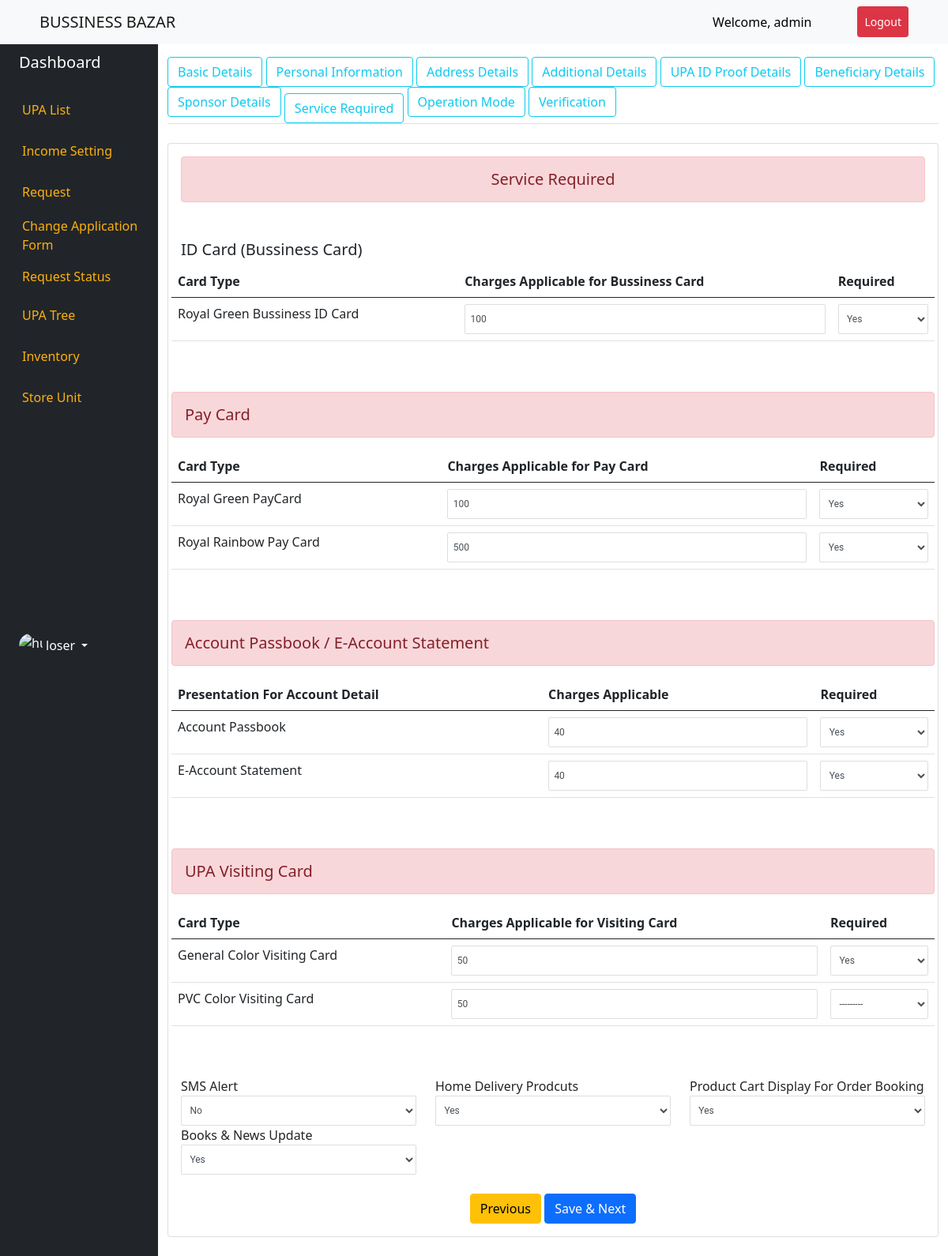
Page /service_required/1/ (signed in) on the committed database.
### upa/models.py (models this page shows, shortened)
class ServiceRequired(models.Model):
    SERVICE_REQUIRED = (
        ('Yes','Yes'),
        ('No','No'),
    )
    user = models.OneToOneField(Profile,on_delete=models.CASCADE,blank=True, null=True,related_name="service_requireds")
    royal_green_card = models.CharField(max_length=10,choices=SERVICE_REQUIRED,blank=True, null=True)
    green_card_charge = models.CharField(max_length=100,blank=True, null=True)
    royal_yellow_card = models.CharField(max_length=10,choices=SERVICE_REQUIRED,blank=True, null=True)
    yellow_card_charge = models.CharField(max_length=100,blank=True, null=True)
    royal_red_card = models.CharField(max_length=10,choices=SERVICE_REQUIRED,blank=True, null=True)
    red_card_charge = models.CharField(max_length=100,blank=True, null=True)
    sms_alert = models.CharField(max_length=10,choices=SERVICE_REQUIRED,blank=True, null=True)
    home_delevery = models.CharField(max_length=10,choices=SERVICE_REQUIRED,blank=True, null=True)
    product_display = models.CharField(max_length=10,choices=SERVICE_REQUIRED,blank=True, null=True)
    book_new_update = models.CharField(max_length=10,choices=SERVICE_REQUIRED,blank=True, null=True)
    general_color_card = models.CharField(max_length=10,choices=SERVICE_REQUIRED,blank=True, null=True)
    general_color_charge = models.CharField(max_length=100,blank=True, null=True)
    pvc_color_card = models.CharField(max_length=10,choices=SERVICE_REQUIRED,blank=True, null=True)
    pvc_color_charge = models.CharField(max_length=100,blank=True, null=True)
    accouont_passbook = models.CharField(max_length=10,choices=SERVICE_REQUIRED,blank=True, null=True)
    account_passbook_charge = models.CharField(max_length=100,blank=True, null=True)
    e_account_statement = models.CharField(max_length=10,choices=SERVICE_REQUIRED,blank=True, null=True)
    e_account_statement_charge = models.CharField(max_length=100,blank=True, null=True)
    royal_green_atm = models.CharField(max_length=10,choices=SERVICE_REQUIRED,blank=True, null=True)
    green_atm_card_charge = models.CharField(max_length=100,blank=True, null=True)
    royal_yellow_atm = models.CharField(max_length=10,choices=SERVICE_REQUIRED,blank=True, null=True)
    yellow_atm_card_charge = models.CharField(max_length=100,blank=True, null=True)
    royal_red_atm = models.CharField(max_length=10,choices=SERVICE_REQUIRED,blank=True, null=True)
    red_atm_card_charge = models.CharField(max_length=100,blank=True, null=True)
    royal_blue_atm = models.CharField(max_length=10,choices=SERVICE_REQUIRED,blank=True, null=True)
    blue_atm_card_charge = models.CharField(max_length=100,blank=True, null=True)

### upa/views.py (the view, shortened to what this page needs)
# urls.py: path('service_required/<int:id>/',ServiceRequiredView.as_view(), name='service-required-form'),
class ServiceRequiredView(LoginRequiredMixin,View):
    def dispatch(self, request, *args, **kwargs):
        return super(ServiceRequiredView,self).dispatch(request, *args, **kwargs)
    def get(self,request,*args,**kwargs):
        profile = Profile.objects.get(id=kwargs['id'])
        upa_type = UPAIdentityProof.objects.filter(user_id = profile.id)
        for upa_type in upa_type:
            print("checking upa type->",upa_type.upa_type)
        charges = BussinessCardFees.objects.filter()
        for charge in charges:
            green = charge.green_bussiness_card
            yellow = charge.yellow_bussiness_card
            red = charge.red_chip_bussiness_card
            account_passbook = charge.account_passbook
            e_account_statement = charge.e_account_statement
            vc_general = charge.vc_general
            vc_pvc = charge.vc_pvc
            green_atm = charge.green_atm_charge
            yellow_atm = charge.yellow_atm_charge
            red_atm = charge.red_atm_charge
            blue_atm = charge.blue_atm_charge
            pass
        try:
            instance = ServiceRequired.objects.get(user_id = profile.id)
            form = ServiceRequiredForm(instance = instance,initial={
                                                                    'green_card_charge':green,
                                                                    'yellow_card_charge':yellow,
                                                                    'red_card_charge':red,
                                                                    'account_passbook_charge':account_passbook,
                                                                    'e_account_statement_charge':e_account_statement,
                                                                    'general_color_charge':vc_general,
                                                                    'pvc_color_charge':vc_pvc,
                                                                    'green_atm_card_charge':green_atm,
                                                                    'yellow_atm_card_charge':yellow_atm,
                                                                    'red_atm_card_charge':red_atm,
                                                                    'blue_atm_card_charge':blue_atm,
                                                                    })
        except:
            form = ServiceRequiredForm(initial={
                                                'green_card_charge':green,
                                                'yellow_card_charge':yellow,
                                                'red_card_charge':red,
                                                'account_passbook_charge':account_passbook,
                                                'e_account_statement_charge':e_account_statement,
                                                'general_color_charge':vc_general,
                                                'pvc_color_charge':vc_pvc,
                                                'green_atm_card_charge':green_atm,
                                                'yellow_atm_card_charge':yellow_atm,
                                                'red_atm_card_charge':red_atm,
                                                'blue_atm_card_charge':blue_atm,
                                                })
            pass
        context = {'form':form,'profile':profile,'upa_type':upa_type}
        return render(request,'upa/service_required.html',context)

### templates/upa/service_required.html (shortened to what this page needs)
{% extends "base.html" %}
{% block content %}
<div class="container-fluid">
    <div class="row flex-nowrap">
        {% include 'left_panel.html' %}
        <div class="col">
            {% include 'upa/header_panel.html' %}
            <form action="" method="POST">
                <div class="card my-4">
                    <div class="card-body main-row">
                        <h5 class="text-center alert alert-danger">Service Required</h5>
                        <div class="row mt-5">
                            <h5>ID Card (Bussiness Card)</h5>
                            <table class="table">
                                <thead>
                                    <tr>
                                        <th scope="col">Card Type</th>
                                        <th scope="col">Charges Applicable for Bussiness Card</th>
                                        <th scope="col">Required</th>
                                    </tr>
                                </thead>
                                <tbody>
                                {% if upa_type.upa_type == "Normal" %}
                                    <tr>
                                        <td>Royal Green Bussiness ID Card</td>
                                        <td>{{form.green_card_charge}}</td>
                                        <td>{{form.royal_green_card}}</td>
                                    </tr>
                                {% elif upa_type.upa_type == "Handicap" %}
                                    <tr>
                                        <td>Royal Yellow Bussiness ID Card</td>
                                        <td>{{form.yellow_card_charge}}</td>
                                        <td>{{form.royal_yellow_card}}</td>
                                    </tr>
                                {% elif upa_type.upa_type == "BPL" %}
                                    <tr>
                                        <td>Royal Red Bussiness ID Card</td>
                                        <td>{{form.red_card_charge}}</td>
                                        <td>{{form.royal_red_card}}</td>
                                    </tr>
                                {% endif %}
                                </tbody>
                            </table>
                        </div>
                        <div class="row mt-5">
                            <h5 class="alert alert-danger">Pay Card</h5>
                            <table class="table">
                                <thead>
                                    <tr>
                                        <th scope="col">Card Type</th>
                                        <th scope="col">Charges Applicable for Pay Card</th>
                                        <th scope="col">Required</th>
                                    </tr>
                                </thead>
                                <tbody>
                                {% if upa_type.upa_type == "Normal" %}
                                    <tr>
                                        <td>Royal Green PayCard</td>
                                        <td>{{form.green_atm_card_charge}}</td>
                                        <td>{{form.royal_green_atm}}</td>
                                    </tr>
                                {% elif upa_type.upa_type == "Handicap" %}
                                    <tr>
                                        <td>Royal Yellow Pay Card</td>
                                        <td>{{form.yellow_atm_card_charge}}</td>
                                        <td>{{form.royal_yellow_atm}}</td>
                                    </tr>
                                {% elif upa_type.upa_type == "BPL" %}
                                    <tr>
                                        <td>Royal Red Pay Card</td>
                                        <td>{{form.red_atm_card_charge}}</td>
                                        <td>{{form.royal_red_atm}}</td>
                                    </tr>
                                {% endif %}
                                    <tr>
                                        <td>Royal Rainbow Pay Card</td>
                                        <td>{{form.blue_atm_card_charge}}</td>
                                        <td>{{form.royal_blue_atm}}</td>
                                    </tr>
                                </tbody>
                            </table>
                        </div>
                        <div class="row mt-5">
                            <h5 class="alert alert-danger">Account Passbook / E-Account Statement</h5>
                            <table class="table">
                                <thead>
                                    <tr>
                                        <th scope="col">Presentation For Account Detail</th>
                                        <th scope="col">Charges Applicable</th>
                                        <th scope="col">Required</th>
                                    </tr>
                                </thead>
                                <tbody>
                                    <tr>
                                        <td>Account Passbook</td>
                                        <td>{{form.account_passbook_charge}}</td>
                                        <td>{{form.accouont_passbook}}</td>
                                    </tr>
                                    <tr>
                                        <td>E-Account Statement</td>
                                        <td>{{form.e_account_statement_charge}}</td>
                                        <td>{{form.e_account_statement}}</td>
                                    </tr>
                                </tbody>
                            </table>
                        </div>
                        <div class="row mt-5">
                            <h5 class="alert alert-danger">UPA Visiting Card</h5>
                            <table class="table">
                                <thead>
                                    <tr>
                                        <th scope="col">Card Type</th>
                                        <th scope="col">Charges Applicable for Visiting Card</th>
                                        <th scope="col">Required</th>
                                    </tr>
                                </thead>
                                <tbody>
                                    <tr>
                                        <td>General Color Visiting Card</td>
                                        <td>{{form.general_color_charge}}</td>
                                        <td>{{form.general_color_card}}</td>
                                    </tr>
                                    <tr>
                                        <td>PVC Color Visiting Card</td>
                                        <td>{{form.pvc_color_charge}}</td>
                                        <td>{{form.pvc_color_card}}</td>
                                    </tr>
                                </tbody>
                            </table>
                        </div>
                            <div class="row mt-5">
                                <div class="col-md-4">
                                    <label for="" class="">SMS Alert</label>
                                    {{form.sms_alert}}
                                </div>
                                <div class="col-md-4">
                                    <label for="" class="">Home Delivery Prodcuts</label>
                                    {{form.home_delevery}}
                                </div>
                                <div class="col-md-4">
                                    <label for="" class="">Product Cart Display For Order Booking</label>
                                    {{form.product_display}}
                                </div>
                                <div class="col-md-4">
                                    <label for="" class="">Books & News Update</label>
                                    {{form.book_new_update}}
                                </div>
                            </div>
                        <div class="d-flex justify-content-center mt-4">
                            <a href="{% url 'sponsor-details-form' profile.id %}" class="btn btn-warning">Previous</a>&nbsp;
                            <button type="submit" class="btn btn-primary btn-customlg">Save & Next</button>
                        </div>
            </form>
        </div>
    </div>
</div>
{% endblock content %}

### templates/base.html (shortened to what this page needs)
<!doctype html>
<html lang="en">
{% load static %}
  <head>
    <link href="https://cdn.jsdelivr.net/npm/bootstrap@5.0.2/dist/css/bootstrap.min.css" rel="stylesheet">
    <link href="{% static 'style.css'%}" rel="stylesheet">
    <link rel="stylesheet" href="https://cdnjs.cloudflare.com/ajax/libs/font-awesome/4.7.0/css/font-awesome.min.css">
  </head>
  <body>
  <nav class="navbar navbar-expand-lg navbar-light bg-light bg-primary">
  <a class="navbar-brand" href="{% url 'home'%}" style="margin-left:50px;">BUSSINESS BAZAR</a>
  <div class="collapse navbar-collapse" id="navbarSupportedContent">
    <ul class="navbar-nav ms-auto">
    {% if request.user.is_authenticated %}
    <li class="nav-item">
        <a class="nav-link" href="#" style="margin-right:50px; color:black;">Welcome, {{request.user.username}}</a>
      </li>
      <li class="nav-item">
        <a class="nav-link btn btn-sm btn-danger" href="{% url 'logout' %}" style="margin-right:50px; color:white;">Logout</a>
      </li>
      {% else %}
      <li class="nav-item">
        <a class="nav-link btn btn-primary" href="{% url 'login' %}" style="margin-right:30px; color:white">Login</a>
      </li>
    {% endif %}
    </ul>
</nav>
    {% block content %}
    {% endblock content %}
  </body>
</html>

### rows in the picture
ServiceRequired: green_card_charge "100", royal_green_card "Yes", green_atm_card_charge "100", royal_green_atm "Yes", blue_atm_card_charge "500", royal_blue_atm "Yes", account_passbook_charge "40", accouont_passbook "Yes", e_account_statement_charge "40", e_account_statement "Yes", general_color_charge "50", general_color_card "Yes", pvc_color_charge "50", pvc_color_card "---------", sms_alert "No", home_delevery "Yes", product_display "Yes", book_new_update "Yes"

### other values in the picture
{{ request.user.username }} "admin"
